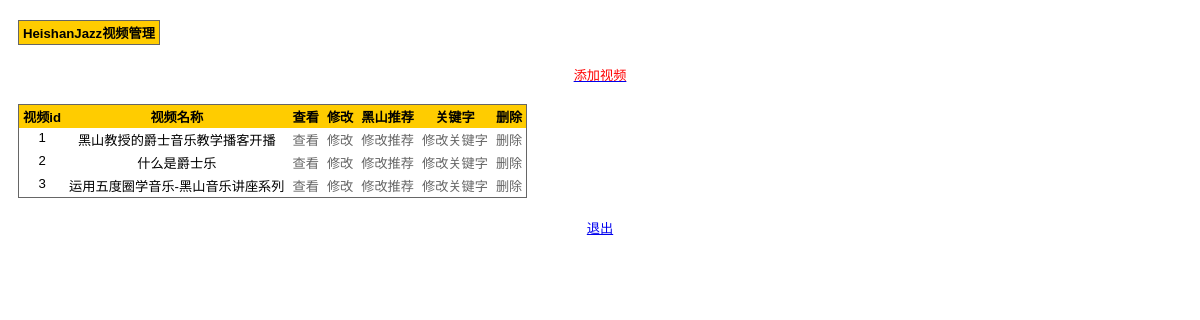
The page /m/list.php (signed in) on the database its author committed.
### tables this page shows
CREATE TABLE IF NOT EXISTS `videos_description` (
  `videoid` int(32) NOT NULL,
  `title` varchar(128) DEFAULT NULL,
  `description` varchar(1024) DEFAULT NULL,
  `time` datetime NOT NULL,
  PRIMARY KEY (`videoid`)
);

### config.php (called while the page is built)
<?php
$setting['db_host'] = "127.0.0.1";
$setting['db_user'] = "root";
$setting['db_pass'] = "";
$setting['db_base'] = "db_heishanjazz";
$setting['base_url']="http://127.0.0.1/";
$setting['manage_password'] = "admin";
$setting['sitename'] = "黑山爵士音乐网";
$setting['keywords']="黑山,爵士,音乐,流行,乐理,和声,节奏,旋律,即兴";
require_once("function.php");
require_once("db.class.php");
?>

### db.class.php (called while the page is built, shortened)
<?php
class MYSQL {
	private $server, $username, $password, $db;
	public function __construct($server, $username, $password, $db, $charset = 'utf8') {
		$this->server = $server;
		$this->username = $username;
		$this->password = $password;
		$this->charset = $charset;
		$this->db = $db;
	}
	private function connect() {
		$this->link_ID = @mysql_connect($this->server, $this->username, $this->password);
	}
	private function query($sql) {
		return $this->query_id = @mysql_query($sql, $this->link_ID);
	}
	public function Execute($sql,$action='') {
		if(empty($action)){
		return $this->query($sql);
		}
	}
}
if(!$db) $db = new MYSQL($setting['db_host'],$setting['db_user'], $setting['db_pass'], $setting['db_base']);
?>

### m/list.php (the view, shortened to what this page needs)
<?php
if(!isset($_SESSION['login']))
	header("Location:../index.php");
else{
	include_once("../config.php");
?>
<body>
<table cellspacing="0" align="center">
	<thead>
		<tr>
			<th>HeishanJazz视频管理</th>
		</tr>
	</thead>
</table>
<center><a href="preadd.php" target="_blank"><font color="red">添加视频</font></a></center>
	<table id="large" cellspacing="0" align="center">
		<thead>
			<tr>
				<th>视频id</th>
				<th>视频名称</th>
				<th>查看</th>
				<th>修改</th>
				<th>黑山推荐</th>
				<th>关键字</th>
				<th>删除</th>
			</tr>
		</thead>
		<tbody>
<?php
$result=$db->Execute("select videoid,title from videos_description order by videoid asc");
while($row=mysql_fetch_row($result))
{
	echo '<tr><td>'.$row[0].'</td><td>'.$row[1].'</td><td><a href="../video.php?id='.$row[0].'" target=_blank>查看</a></td><td><a href="preedit.php?id='.$row[0].'">修改</a></td><td><a href="related.php?id='.$row[0].'">修改推荐</a></td><td><a href="keyword.php?id='.$row[0].'">修改关键字</a></td><td><a href="del.php?id='.$row[0].'">删除</a></td></tr>'."\n";
}
?>
		</tbody>
	</table>
	<center><a href="index.php?logout">退出</a></center>
</body>
</html>
<?php }?>

### m/style.css (style rules this page uses)
body { padding: 0 10px; font: normal 82.5% "Lucida Grande", Helvetica, Verdana, Arial; }
table { border: 1px solid #666; margin: 20px 0 20px 0 !important; }
th, td { padding: 2px 4px 2px 4px !important; text-align: center; vertical-align: top; }
th { background-color: #fc0; }
tr a { color: rgb(102, 102, 102); text-decoration: none; }

### rows shown on the page
videos_description: videoid "1", title "黑山教授的爵士音乐教学播客开播"
videos_description: videoid "2", title "什么是爵士乐"
videos_description: videoid "3", title "运用五度圈学音乐-黑山音乐讲座系列"
